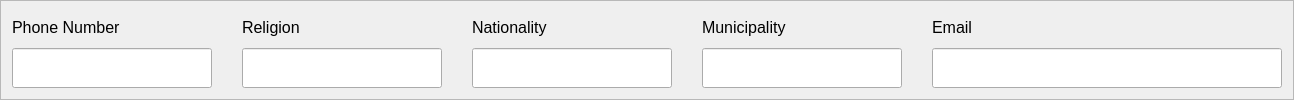
                             <widget class="QFrame" name="frame_7">
                              <property name="sizePolicy">
                               <sizepolicy hsizetype="Preferred" vsizetype="Expanding">
                                <horstretch>0</horstretch>
                                <verstretch>0</verstretch>
                               </sizepolicy>
                              </property>
                              <property name="frameShape">
                               <enum>QFrame::StyledPanel</enum>
                              </property>
                              <property name="frameShadow">
                               <enum>QFrame::Raised</enum>
                              </property>
                              <layout class="QGridLayout" name="gridLayout_2">
                               <property name="horizontalSpacing">
                                <number>30</number>
                               </property>
                               <item row="3" column="2">
                                <widget class="QLabel" name="label_29">
                                 <property name="minimumSize">
                                  <size>
                                   <width>200</width>
                                   <height>0</height>
                                  </size>
                                 </property>
                                 <property name="maximumSize">
                                  <size>
                                   <width>200</width>
                                   <height>30</height>
                                  </size>
                                 </property>
                                 <property name="font">
                                  <font>
                                   <pointsize>12</pointsize>
                                  </font>
                                 </property>
                                 <property name="text">
                                  <string>Nationality</string>
                                 </property>
                                 <property name="alignment">
                                  <set>Qt::AlignLeading|Qt::AlignLeft|Qt::AlignVCenter</set>
                                 </property>
                                </widget>
                               </item>
                               <item row="4" column="4">
                                <widget class="QLineEdit" name="bsuemail">
                                 <property name="minimumSize">
                                  <size>
                                   <width>350</width>
                                   <height>40</height>
                                  </size>
                                 </property>
                                 <property name="maximumSize">
                                  <size>
                                   <width>350</width>
                                   <height>50</height>
                                  </size>
                                 </property>
                                 <property name="font">
                                  <font>
                                   <pointsize>12</pointsize>
                                  </font>
                                 </property>
                                 <property name="readOnly">
                                  <bool>true</bool>
                                 </property>
                                </widget>
                               </item>
                               <item row="4" column="2">
                                <widget class="QLineEdit" name="bsunation">
                                 <property name="minimumSize">
                                  <size>
                                   <width>0</width>
                                   <height>40</height>
                                  </size>
                                 </property>
                                 <property name="maximumSize">
                                  <size>
                                   <width>225</width>
                                   <height>50</height>
                                  </size>
                                 </property>
                                 <property name="font">
                                  <font>
                                   <pointsize>12</pointsize>
                                  </font>
                                 </property>
                                </widget>
                               </item>
                               <item row="3" column="1">
                                <widget class="QLabel" name="label_28">
                                 <property name="minimumSize">
                                  <size>
                                   <width>200</width>
                                   <height>0</height>
                                  </size>
                                 </property>
                                 <property name="maximumSize">
                                  <size>
                                   <width>200</width>
                                   <height>30</height>
                                  </size>
                                 </property>
                                 <property name="font">
                                  <font>
                                   <pointsize>12</pointsize>
                                  </font>
                                 </property>
                                 <property name="text">
                                  <string>Religion</string>
                                 </property>
                                 <property name="alignment">
                                  <set>Qt::AlignLeading|Qt::AlignLeft|Qt::AlignVCenter</set>
                                 </property>
                                </widget>
                               </item>
                               <item row="4" column="3">
                                <widget class="QLineEdit" name="bsumunicipality">
                                 <property name="minimumSize">
                                  <size>
                                   <width>0</width>
                                   <height>40</height>
                                  </size>
                                 </property>
                                 <property name="maximumSize">
                                  <size>
                                   <width>225</width>
                                   <height>50</height>
                                  </size>
                                 </property>
                                 <property name="font">
                                  <font>
                                   <pointsize>12</pointsize>
                                  </font>
                                 </property>
                                 <property name="readOnly">
                                  <bool>true</bool>
                                 </property>
                                </widget>
                               </item>
                               <item row="4" column="1">
                                <widget class="QLineEdit" name="bsureligion">
                                 <property name="minimumSize">
                                  <size>
                                   <width>0</width>
                                   <height>40</height>
                                  </size>
                                 </property>
                                 <property name="maximumSize">
                                  <size>
                                   <width>225</width>
                                   <height>50</height>
                                  </size>
                                 </property>
                                 <property name="font">
                                  <font>
                                   <pointsize>12</pointsize>
                                  </font>
                                 </property>
                                </widget>
                               </item>
                               <item row="3" column="0">
                                <widget class="QLabel" name="label_15">
                                 <property name="minimumSize">
                                  <size>
                                   <width>200</width>
                                   <height>0</height>
                                  </size>
                                 </property>
                                 <property name="maximumSize">
                                  <size>
                                   <width>200</width>
                                   <height>30</height>
                                  </size>
                                 </property>
                                 <property name="font">
                                  <font>
                                   <pointsize>12</pointsize>
                                  </font>
                                 </property>
                                 <property name="text">
                                  <string>Phone Number</string>
                                 </property>
                                </widget>
                               </item>
                               <item row="3" column="4">
                                <widget class="QLabel" name="label_31">
                                 <property name="minimumSize">
                                  <size>
                                   <width>200</width>
                                   <height>0</height>
                                  </size>
                                 </property>
                                 <property name="maximumSize">
                                  <size>
                                   <width>200</width>
                                   <height>30</height>
                                  </size>
                                 </property>
                                 <property name="font">
                                  <font>
                                   <pointsize>12</pointsize>
                                  </font>
                                 </property>
                                 <property name="text">
                                  <string>Email</string>
                                 </property>
                                 <property name="alignment">
                                  <set>Qt::AlignLeading|Qt::AlignLeft|Qt::AlignVCenter</set>
                                 </property>
                                </widget>
                               </item>
                               <item row="4" column="0">
                                <widget class="QLineEdit" name="bsuno">
                                 <property name="minimumSize">
                                  <size>
                                   <width>0</width>
                                   <height>40</height>
                                  </size>
                                 </property>
                                 <property name="maximumSize">
                                  <size>
                                   <width>225</width>
                                   <height>50</height>
                                  </size>
                                 </property>
                                 <property name="font">
                                  <font>
                                   <pointsize>12</pointsize>
                                  </font>
                                 </property>
                                </widget>
                               </item>
                               <item row="3" column="3">
                                <widget class="QLabel" name="label_30">
                                 <property name="minimumSize">
                                  <size>
                                   <width>200</width>
                                   <height>0</height>
                                  </size>
                                 </property>
                                 <property name="maximumSize">
                                  <size>
                                   <width>200</width>
                                   <height>30</height>
                                  </size>
                                 </property>
                                 <property name="font">
                                  <font>
                                   <pointsize>12</pointsize>
                                  </font>
                                 </property>
                                 <property name="text">
                                  <string>Municipality</string>
                                 </property>
                                 <property name="alignment">
                                  <set>Qt::AlignLeading|Qt::AlignLeft|Qt::AlignVCenter</set>
                                 </property>
                                </widget>
                               </item>
                              </layout>
                             </widget>
